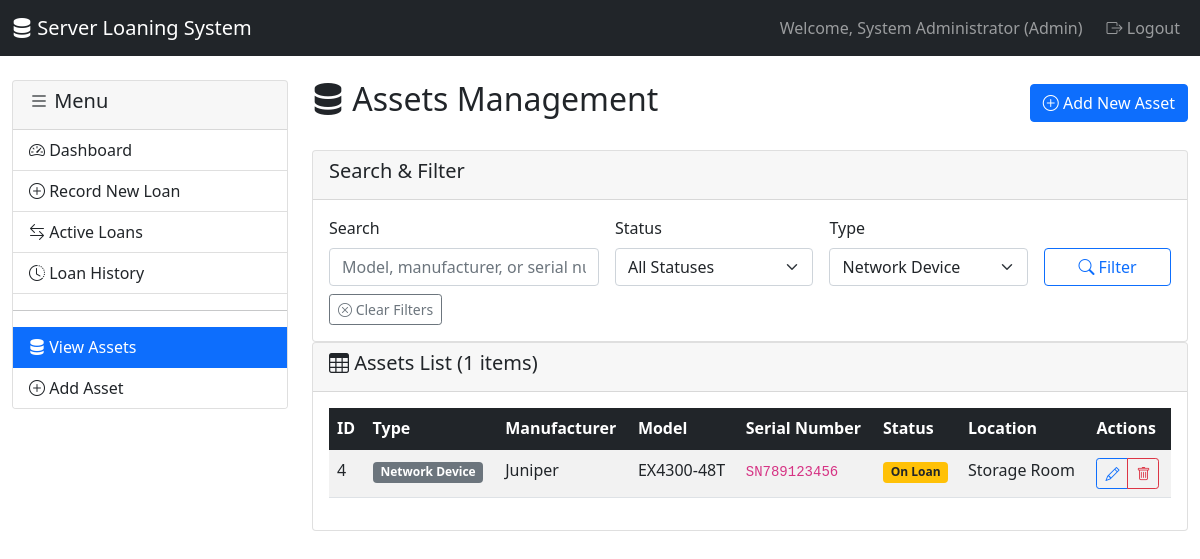
The page /admin/assets_list_refactored.php?type=Network Device (signed in) on the database its author committed.
### tables this page shows
CREATE TABLE assets (
    asset_id INT AUTO_INCREMENT PRIMARY KEY,
    asset_type ENUM('Server', 'Security Appliance', 'Network Device', 'Other') NOT NULL,
    manufacturer VARCHAR(100),
    model VARCHAR(100) NOT NULL,
    serial_number VARCHAR(100) UNIQUE,
    specifications TEXT,
    status ENUM('Available', 'On Loan', 'Maintenance', 'Retired') DEFAULT 'Available',
    location VARCHAR(200),
    notes TEXT,
    created_at TIMESTAMP DEFAULT CURRENT_TIMESTAMP,
    updated_at TIMESTAMP DEFAULT CURRENT_TIMESTAMP ON UPDATE CURRENT_TIMESTAMP
);

### auth/check_auth.php (called while the page is built, shortened)
<?php
function getCurrentUserName() {
    return isset($_SESSION['full_name']) ? $_SESSION['full_name'] : $_SESSION['username'];
}
?>

### admin/assets_list_refactored.php (the view, shortened to what this page needs)
<?php
require_once '../auth/check_auth.php';
require_once '../config/db_config.php';
require_once '../includes/layout.php';
$search_term = $_GET['search'] ?? '';
$status_filter = $_GET['status'] ?? '';
$type_filter = $_GET['type'] ?? '';
$query = "SELECT * FROM assets WHERE 1=1";
$params = [];
$types = "";
if (!empty($type_filter)) {
    $query .= " AND asset_type = ?";
    $params[] = $type_filter;
    $types .= "s";
}
$query .= " ORDER BY created_at DESC";
if (!empty($params)) {
    $stmt = $conn->prepare($query);
    $stmt->bind_param($types, ...$params);
    $stmt->execute();
    $result = $stmt->get_result();
} else {
    $result = $conn->query($query);
}
$actionButton = '<a href="asset_add.php" class="btn btn-primary">
    <i class="bi bi-plus-circle"></i> Add New Asset
</a>';
echo renderPageHeader('Assets Management', 'server', $actionButton);
$filterForm = '
<form method="GET" class="row g-3">
    <div class="col-md-4">
        <label for="search" class="form-label">Search</label>
        <input type="text" class="form-control" name="search"
               placeholder="Model, manufacturer, or serial number"
               value="' . htmlspecialchars($search_term) . '">
    </div>
    <div class="col-md-3">
        <label for="status" class="form-label">Status</label>
        <select class="form-select" name="status">
            <option value="">All Statuses</option>
            <option value="Available"' . ($status_filter === 'Available' ? ' selected' : '') . '>Available</option>
            <option value="On Loan"' . ($status_filter === 'On Loan' ? ' selected' : '') . '>On Loan</option>
            <option value="Maintenance"' . ($status_filter === 'Maintenance' ? ' selected' : '') . '>Maintenance</option>
            <option value="Retired"' . ($status_filter === 'Retired' ? ' selected' : '') . '>Retired</option>
        </select>
    </div>
    <div class="col-md-3">
        <label for="type" class="form-label">Type</label>
        <select class="form-select" name="type">
            <option value="">All Types</option>
            <option value="Server"' . ($type_filter === 'Server' ? ' selected' : '') . '>Server</option>
            <option value="Security Appliance"' . ($type_filter === 'Security Appliance' ? ' selected' : '') . '>Security Appliance</option>
            <option value="Network Device"' . ($type_filter === 'Network Device' ? ' selected' : '') . '>Network Device</option>
            <option value="Other"' . ($type_filter === 'Other' ? ' selected' : '') . '>Other</option>
        </select>
    </div>
    <div class="col-md-2">
        <label class="form-label">&nbsp;</label>
        <div class="d-grid">
            <button type="submit" class="btn btn-outline-primary">
                <i class="bi bi-search"></i> Filter
            </button>
        </div>
    </div>
</form>';
if (!empty($search_term) || !empty($status_filter) || !empty($type_filter)) {
    $filterForm .= '<div class="mt-2">
        <a href="assets_list.php" class="btn btn-sm btn-outline-secondary">
            <i class="bi bi-x-circle"></i> Clear Filters
        </a>
    </div>';
}
echo renderCard('Search & Filter', $filterForm);
$tableContent = '';
if ($result->num_rows > 0) {
    $tableContent = '<div class="table-responsive">
        <table class="table table-striped table-hover">
            <thead class="table-dark">
                <tr>
                    <th>ID</th>
                    <th>Type</th>
                    <th>Manufacturer</th>
                    <th>Model</th>
                    <th>Serial Number</th>
                    <th>Status</th>
                    <th>Location</th>
                    <th>Actions</th>
                </tr>
            </thead>
            <tbody>';
    while ($asset = $result->fetch_assoc()) {
        $status_class = match($asset['status']) {
            'Available' => 'bg-success',
            'On Loan' => 'bg-warning text-dark',
            'Maintenance' => 'bg-info',
            'Retired' => 'bg-danger',
            default => 'bg-secondary'
        };
        $tableContent .= '<tr>
            <td>' . $asset['asset_id'] . '</td>
            <td><span class="badge bg-secondary">' . htmlspecialchars($asset['asset_type']) . '</span></td>
            <td>' . htmlspecialchars($asset['manufacturer'] ?? '') . '</td>
            <td>' . htmlspecialchars($asset['model']) . '</td>
            <td><code>' . htmlspecialchars($asset['serial_number']) . '</code></td>
            <td><span class="badge ' . $status_class . '">' . htmlspecialchars($asset['status']) . '</span></td>
            <td>' . htmlspecialchars($asset['location'] ?? '') . '</td>
            <td>
                <div class="btn-group btn-group-sm">
                    <a href="asset_edit.php?id=' . $asset['asset_id'] . '" class="btn btn-outline-primary" title="Edit">
                        <i class="bi bi-pencil"></i>
                    </a>
                    <button onclick="confirmDelete(' . $asset['asset_id'] . ')" class="btn btn-outline-danger" title="Delete">
                        <i class="bi bi-trash"></i>
                    </button>
                </div>
            </td>
        </tr>';
    }
    $tableContent .= '</tbody></table></div>';
}
echo renderCard('Assets List (' . $result->num_rows . ' items)', $tableContent, 'table');
$content = ob_get_clean();
$additionalJS = '<script>
function confirmDelete(assetId) {
    if (confirm("Are you sure you want to delete this asset? This action cannot be undone.")) {
        window.location.href = "asset_delete.php?id=" + assetId;
    }
}
</script>';
echo renderLayout('Assets List', $content, 'assets_list', '', $additionalJS);
?>

### rows shown on the page
assets: asset_id "4", asset_type "Network Device", manufacturer "Juniper", model "EX4300-48T", serial_number "SN789123456", status "On Loan", location "Storage Room"

### other values the page prints
$userName "System Administrator"
$userRole "Admin"
$item['text'] "Dashboard"
$item['text'] "Record New Loan"
$item['text'] "Active Loans"
$item['text'] "Loan History"
$item['text'] "View Assets"
$item['text'] "Add Asset"
$title "Assets Management"
$title "Search & Filter Assets List (1 items)"
